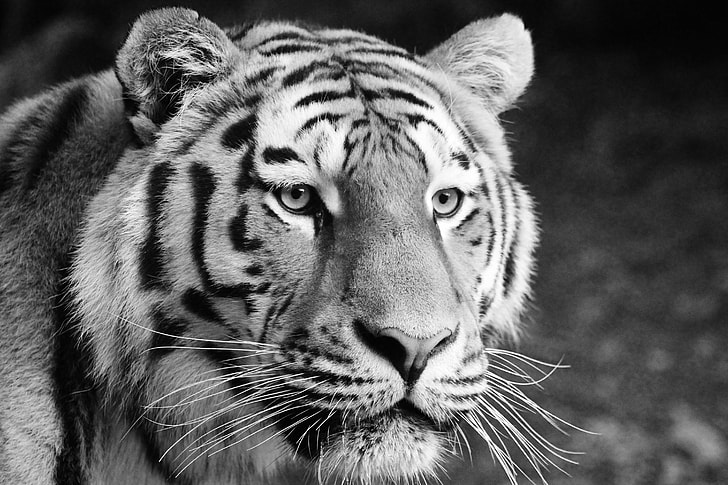
#> input picture Labworks/tiger.jpg, 728 x 485 px
$ jupyter execute Labwork2.ipynb
#> lines starting #> are read from the running program, lines starting #| are printed output that depends on the picture; after the words box and inside, x2 and y2 are one past the last pixel; in counts of white or black regions, pixels touching at a corner belong together
[cell 1]
import cv2, numpy as np
import matplotlib.pyplot as plt

def customFilter(img, i, j, weights):
    s = 0
    for a in range(-1, 2):
        for b in range(-1, 2):
            s += int(img[i + a][j + b]) * weights[a + 1][b + 1]

    weightsum = sum(sum(row) for row in weights)
    result = s if weightsum != 0 else s
    return max(0, min(255, result))

weights = [
    [23/37, 12/37, 34/37],
    [89/37, 35/37, 25/37],
    [67/37, 34/37, 21/37],
]

img = np.array([
    [0,0,0,0,0,0],
    [0,23,12,34,22,0],
    [0,89,35,25,78,0],
    [0,67,34,21,98,0],
    [0,57,76,36,54,0],
    [0,0,0,0,0,0]
])

plt.figure(figsize=(16, 6))
plt.subplot(1, 2, 1)
plt.imshow(img, cmap="grey")
plt.axis("off")
plt.title("Original Image")
plt.plot()

rows, cols = img.shape
dummy = img.copy()
for i in range(1, rows - 1):
    for j in range(1, cols - 1):
        dummy[i][j] = customFilter(img, i, j, weights)

print(dummy)

plt.subplot(1, 2, 2)
plt.imshow(dummy, cmap="grey")
plt.axis("off")
plt.title("Filtered Image")
plt.plot()
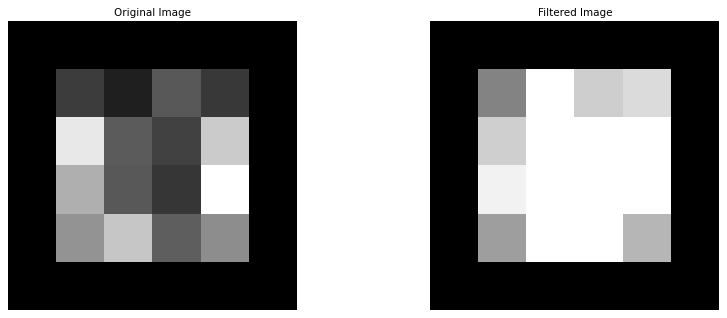
#> figure drawn by matplotlib, 2 panels

[cell 2]
import cv2, numpy as np
import matplotlib.pyplot as plt
def medianFilter(img,i,j):
    neighbor = []
    for a in range(-1,2):
        for b in range(-1,2):
            neighbor.append(img[i+a][j+b])

    neighbor.sort()
    # print(neighbor)
    return neighbor[4]

img = np.array([
    [0,0,0,0,0,0],
    [0,23,12,34,22,0],
    [0,89,35,25,78,0],
    [0,67,34,21,98,0],
    [0,57,76,36,54,0],
    [0,0,0,0,0,0]
])

plt.figure(figsize=(16,6))
plt.subplot(1,2,1)
plt.imshow(img,cmap="grey")
plt.axis("off")
plt.title("Original Image")
plt.plot()

rows,cols = img.shape
dummy = img.copy()
for i in range(1,rows-1):
    for j in range(1,cols-1):
        dummy[i][j] = medianFilter(img,i,j)

print(dummy)
plt.subplot(1,2,2)
plt.imshow(dummy,cmap="grey")
plt.axis("off")
plt.title("Median Filter")
plt.plot()
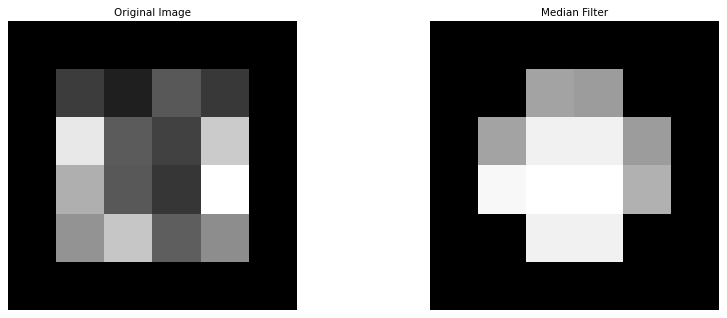
#> figure drawn by matplotlib, 2 panels

[cell 3]
import cv2, numpy as np
import matplotlib.pyplot as plt

def customFilter(img, i, j, weights):
    s = 0
    for a in range(-1, 2):
        for b in range(-1, 2):
            s += int(img[i + a][j + b]) * weights[a + 1][b + 1]

    weightsum = sum(sum(row) for row in weights)
    result = s/weightsum if weightsum != 0 else s
    return max(0, min(255, result))

weights = [
    [1, 1, 1],
    [1, 1, 1],
    [1, 1, 1],
]

img = np.array([
    [0,0,0,0,0,0,0,0],
    [0,123,127,128,119,115,130,0],
    [0,140,145,148,153,167,172,0],
    [0,133,154,183,192,194,191,0],
    [0,194,199,207,210,198,195,0],
    [0,164,170,175,162,173,151,0],
    [0,0,0,0,0,0,0,0],
])

# print(img)
plt.figure(figsize=(16, 6))
plt.subplot(1, 2, 1)
plt.imshow(img, cmap="grey")
plt.axis("off")
plt.title("Original Image")
plt.plot()

rows, cols = img.shape
dummy = img.copy()
for i in range(1, rows - 1):
    for j in range(1, cols - 1):
        dummy[i][j] = customFilter(img, i, j, weights)

print(dummy)

plt.subplot(1, 2, 2)
plt.imshow(dummy, cmap="grey")
plt.axis("off")
plt.title("Filtered Image")
plt.plot()
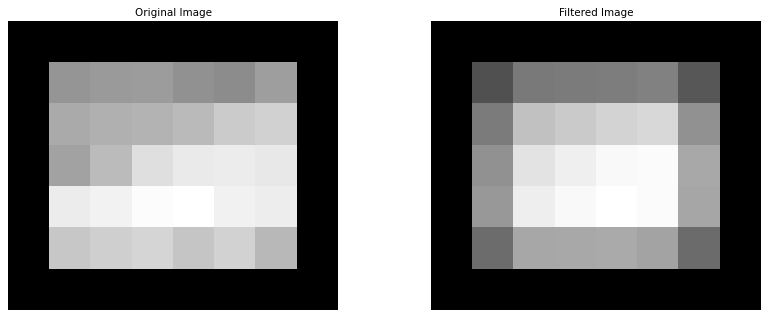
#> figure drawn by matplotlib, 2 panels

# Labwork 2

## Part 1: Use OpenCV and Python to do the following tasks

**Task 1**: Load an image, then display it and its histogram on the screen.

**Task 2**: Apply the averaging filter using the function: cv2.blur(), Gaussian filter
using the function cv2.GaussianBlur() and Median filter using the function cv2.medianBlur() on the loaded image to blur it. Display the filtered images and
compare the difference with the original image.

**Task 3**: Add Gaussian noise, Salt and Pepper noise and Periodic noise to the
loaded image, then display the noisy images with their corresponding histogram.

**Task 4**: Apply the averaging filter, Gaussian filter, and Median filter to the three
noisy images to remove noise. Display the noisy images and the noise removal
images to see the difference.

**Task 5**: Transform the periodic noisy image from spatial domain to frequency
domain using Fourier transform, then: (1) Perform noise removal on the
transformed image using frequency filtering, (2) Perform Inverse Fourier
Transform to convert the image from frequency domain back to spatial domain,
finally (3) Display the periodic noisy image and the filtered image together for
comparison.

[cell 4]
# Task 1
import cv2
import matplotlib.pyplot as plt

image = cv2.imread("tiger.jpg",cv2.IMREAD_GRAYSCALE)
#> image is the input picture: shape (485, 728); min 0, max 255, mean 96.4

plt.figure(figsize=(16,6))
plt.subplot(1,2,1)
plt.imshow(image,cmap='gray')
plt.title("Original Image")
plt.axis('off')

histogram = [0] * 256
for row in image:
    for pixel in row:
        histogram[pixel] += 1
#> after the loop, histogram = 256 values, max 3532 at index 6, min 209 at index 254, mean 1379.2

plt.subplot(1,2,2)
plt.bar(range(256),histogram)
plt.title("Histogram")
plt.show()
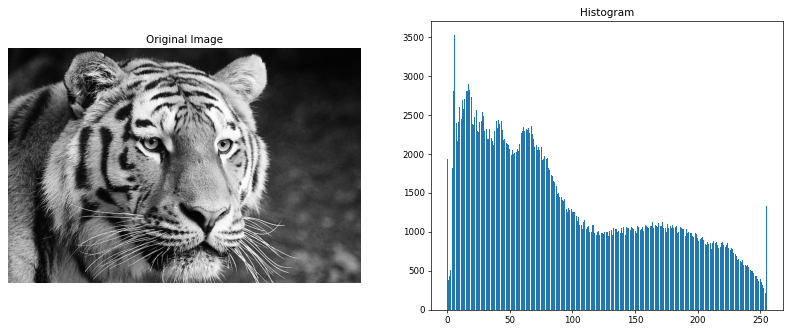
#> figure drawn by matplotlib, 2 panels; panel 2: tallest bar 3532 high, from x = 5.6 to 6.4

[cell 5]
#Task 2
plt.figure(figsize=(16, 12))

plt.subplot(2, 2, 1)
plt.imshow(image, cmap='gray')
plt.title("Original image")
plt.axis('off')

blurred_image = cv2.blur(image, (5, 5))
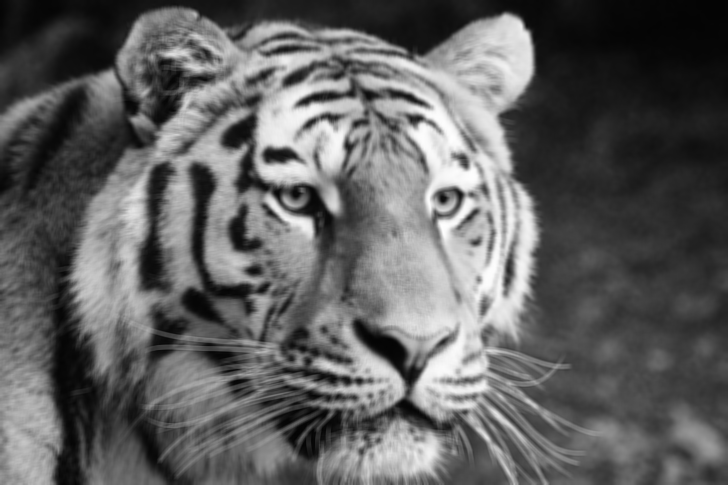
#> blurred_image: shape (485, 728); min 4, max 254, mean 96.4
plt.subplot(2,2,2)
plt.imshow(blurred_image, cmap='gray')
plt.title('cv2.blur() image')
plt.axis('off')

guassian_blurred_image = cv2.GaussianBlur(image, (5, 5), 3)
plt.subplot(2, 2, 3)
plt.imshow(guassian_blurred_image, cmap='gray')
plt.title('cv2.GaussianBlur() image')
plt.axis('off')

median_blurred_image = cv2.medianBlur(image, 5)
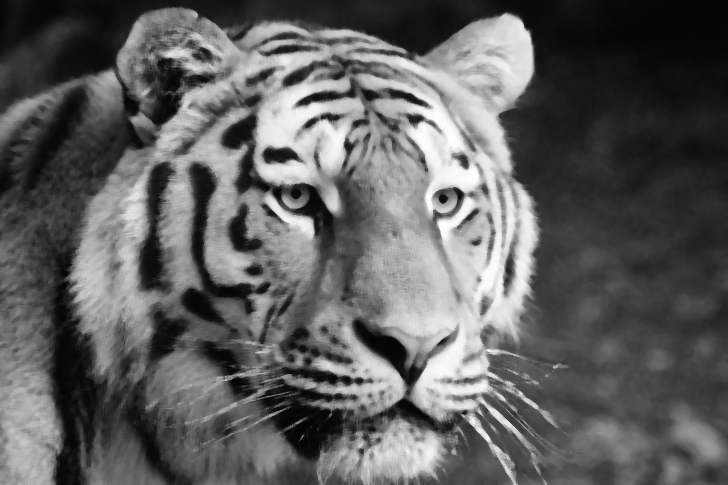
#> median_blurred_image: shape (485, 728); min 1, max 255, mean 95.7
plt.subplot(2, 2, 4)
plt.imshow(median_blurred_image, cmap='gray')
plt.title('cv2.medianBlur() image')
plt.axis('off')

plt.show()

[cell 6]
#Task 3
import random

def plot_and_histogram(image,title):
    plt.figure(figsize=(16,6))
    plt.subplot(1,2,1)
    plt.imshow(image,cmap='gray')
    plt.title(title)
    plt.axis('off')

    histogram = [0] * 256
    for row in image:
        for pixel in row:
            histogram[pixel] += 1

    plt.subplot(1,2,2)
    plt.bar(range(256),histogram)
    plt.title("Histogram")
    plt.show()

def add_salt_pepper(image, number_of_noises=5000):
#> called with number_of_noises = 4155
    noisy_image = image.copy()
    row, col = noisy_image.shape
#> row = 485; col = 728

    # Add white noise - Salt
    for _ in range(number_of_noises):
        i = random.randint(0, row - 1)
        j = random.randint(0, col - 1)
        noisy_image[i][j] = 255
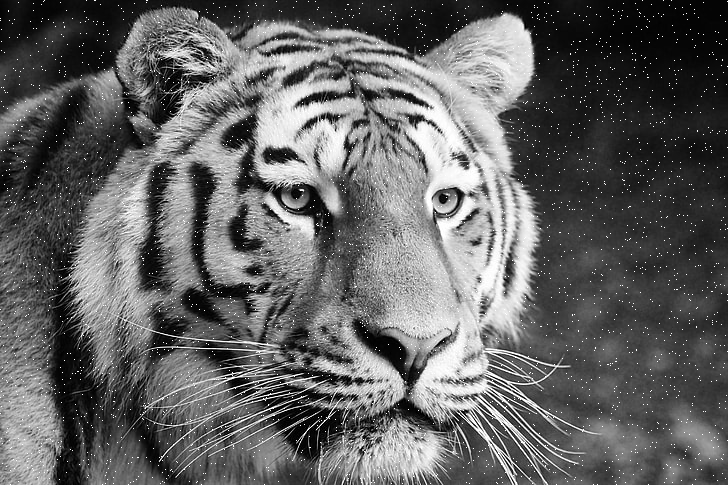
#> noisy_image: shape (485, 728); 1.16% of pixels changed, all inside (x1, y1, x2, y2) = (0, 0, 728, 485)

    # Add black noise - Pepper
    for _ in range(number_of_noises):
        i = random.randint(0, row - 1)
        j = random.randint(0, col - 1)
        noisy_image[i][j] = 0
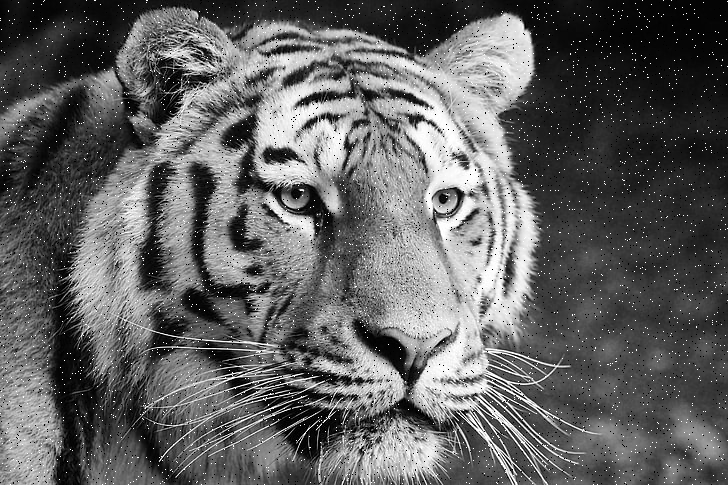
#> noisy_image: shape (485, 728); 1.17% of pixels changed, all inside (x1, y1, x2, y2) = (0, 0, 728, 485)

    return noisy_image

image = cv2.imread("tiger.jpg",cv2.IMREAD_GRAYSCALE)
salt_pepper_image = add_salt_pepper(image,random.randint(1000,7000))

plot_and_histogram(salt_pepper_image,"Salt and Pepper Noisy Image")
#> after the loop in plot_and_histogram, `for row in image:`: histogram = 256 values, max 6033 at index 0, min 204 at index 254, mean 1379.2
#> in plot_and_histogram, `plt.show()`:
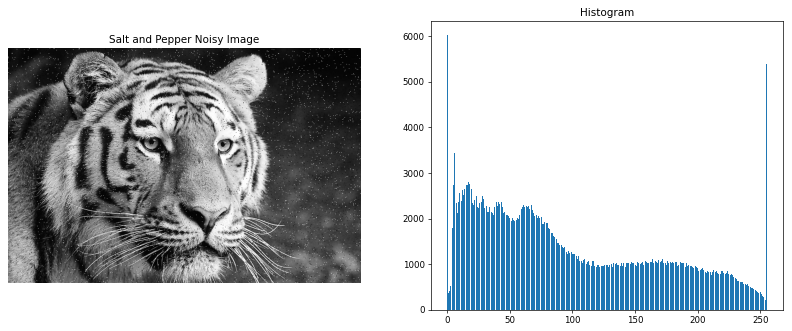
#> figure drawn by matplotlib, 2 panels; panel 2: tallest bar 6033 high, from x = -0.4 to 0.4

[cell 7]
# Task 3: Gaussian noise
import random

def add_gaussian_noise(image,mean=0,std=1):
#> called with mean = 0, std = 1
    noisy_image = image.copy()
    row,col = image.shape
#> row = 485; col = 728

    for i in range(row):
        for j in range(col):
            noise = random.gauss(mean,std)
            new_pixel = image[i][j] + noise
            new_pixel = max(0,min(255,new_pixel)) # Clip to [0,255]
            noisy_image[i][j] = new_pixel

    return noisy_image


gaussian_noisy = add_gaussian_noise(image)
plot_and_histogram(gaussian_noisy,"Gaussian Noisy Image")
#> call 2 of plot_and_histogram, with title = 'Gaussian Noisy Image'
#> after the loop in plot_and_histogram (call 2), `for row in image:`: histogram = 256 values, max 2891 at index 17, min 318 at index 252, mean 1379.2
#> in plot_and_histogram (call 2), `plt.show()`:
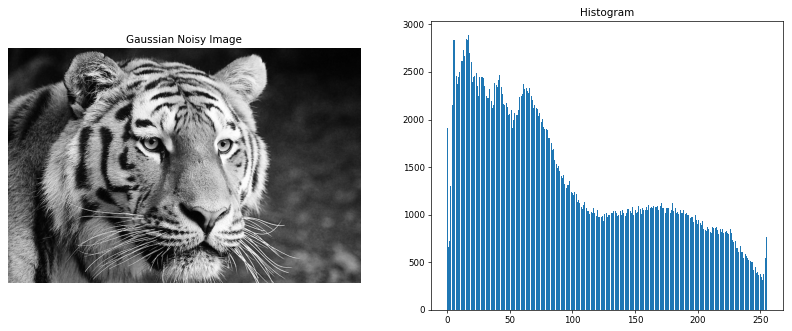
#> figure drawn by matplotlib, 2 panels; panel 2: tallest bar 2891 high, from x = 16.6 to 17.4
